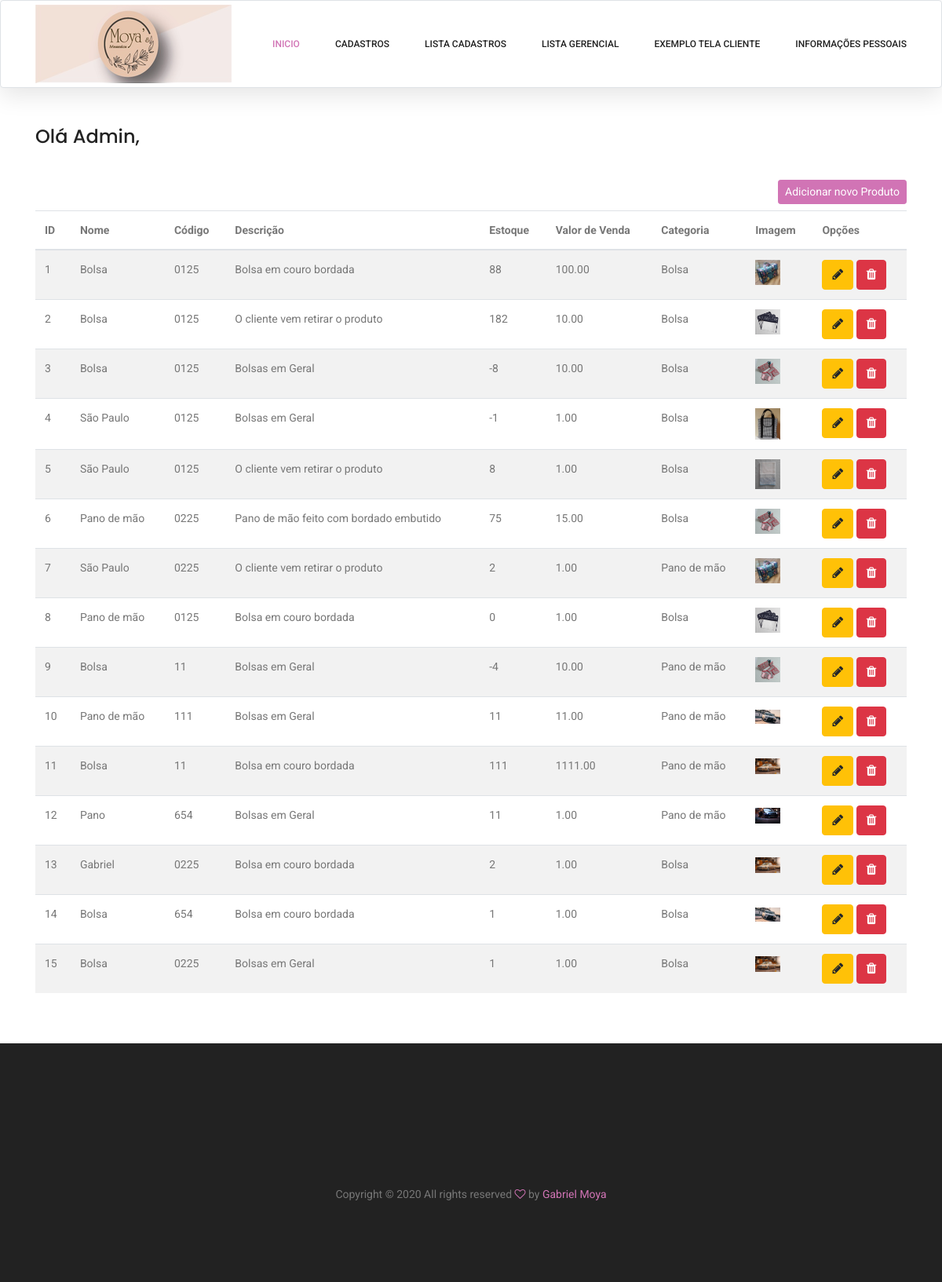
The app's page /adm/listar/produtos/ (signed in), older data.
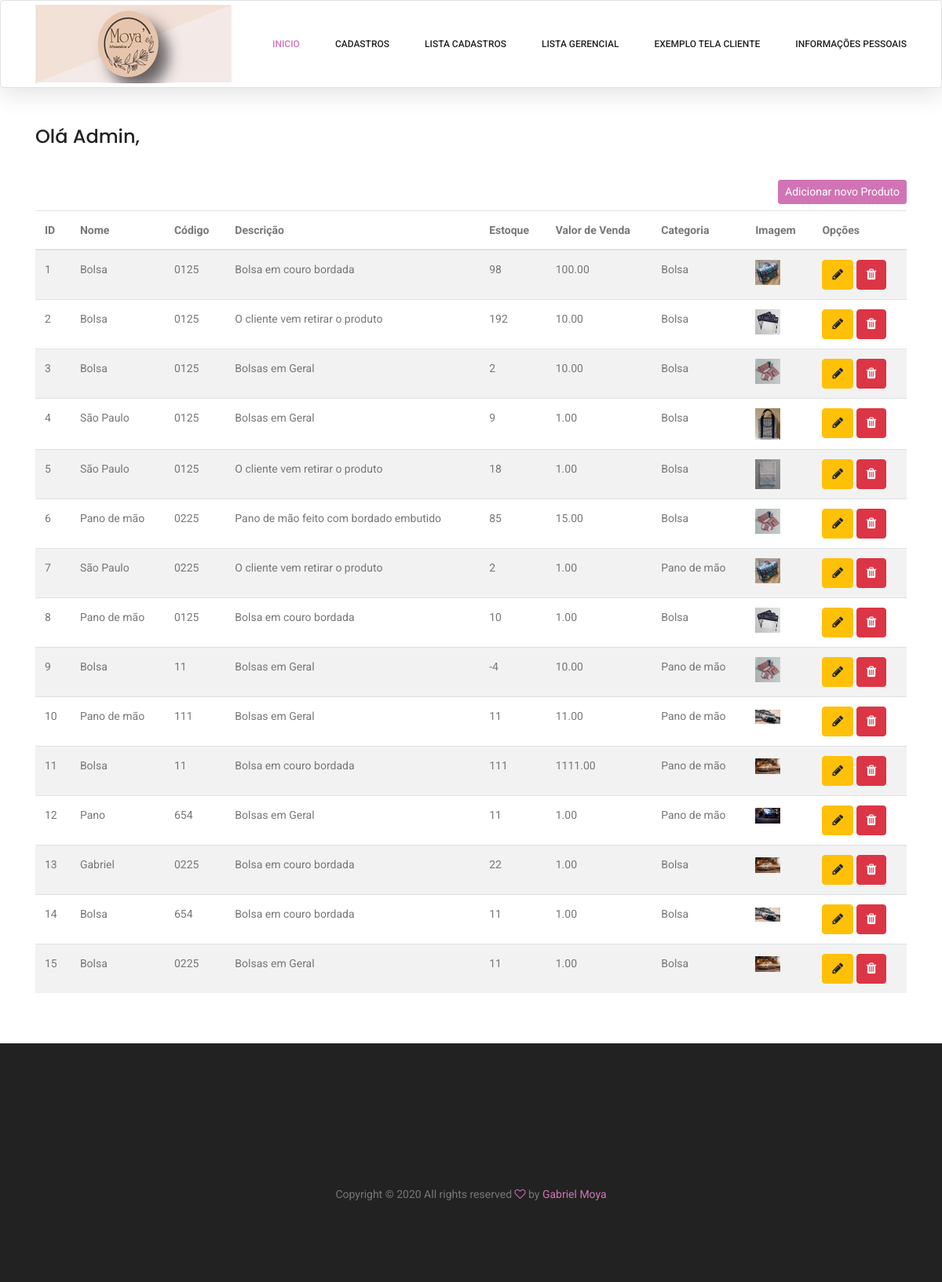
The same page, newer data.
### cadastros/models.py (models this page shows, shortened)
class Produto(models.Model):
    codigo = models.CharField(max_length=100)
    nome = models.CharField(max_length=100)
    descricao = models.CharField(max_length=100)
    estoque = models.IntegerField()
    valorVenda = models.DecimalField(max_digits=50, decimal_places=2)
    imagem = models.ImageField(upload_to="imagens/%Y/%m/%d/", max_length=255, null=True, blank=True)
    categoria = models.ForeignKey(Categoria, on_delete=models.PROTECT)

class Categoria(models.Model):
    nome = models.CharField(max_length=100)
    descricao = models.CharField(max_length=100)

### cadastros/views.py (the view)
# urls.py: path('adm/listar/produtos/', ProdutoList.as_view(), name="listar-produtos"),
class ProdutoList(GroupRequiredMixin, LoginRequiredMixin, ListView):
    model = Produto
    template_name = 'cadastros/listar_produtos.html'
    login_url = reverse_lazy('login')
    group_required = u"Administrador"
    def get_context_data(self, *args, **kwargs):
        context = super().get_context_data(*args, **kwargs)
        produtos = Produto.objects.all().reverse()
        context['produtos'] = produtos
        return context

### cadastros/templates/cadastros/listar_produtos.html (shortened to what this page needs)
{% extends 'cadastros/formulario.html' %}
{% load crispy_forms_tags %}
{% load static %}
{% block conteudo %}
<div class="container mt-5 py-5">
    <div class="row pt-5 mt-3">
        <div class="col-lg">
            {% if request.user.groups.all.0.name == "Administrador" %}
            <h3>Olá Admin,</h3><br>
            {% else %}
            <h3>Olá Funcionário,</h3><br>
            {% endif %}
            <div class="text-right py-2">
                <a href="{% url 'cadastrar-produto' %}" class="btn btn-primary btn-sm">Adicionar novo Produto</a>
            </div>
            <table class="table table-striped" id="tabela-listar">
                <thead>
                    <tr>
                        <th>ID</th>
                        <th>Nome</th>
                        <th>Código</th>
                        <th>Descrição</th>
                        <th>Estoque</th>
                        <th>Valor de Venda</th>
                        <th>Categoria</th>
                        <th>Imagem</th>
                        <th>Opções</th>
                    </tr>
                </thead>
                <tbody>
                    {% for produto in produtos %}
                    <tr>
                        <td>{{produto.pk}}</td>
                        <td>{{produto.nome}}</td>
                        <td>{{produto.codigo}}</td>
                        <td>{{produto.descricao}}</td>
                        <td>{{produto.estoque}}</td>
                        <td>{{produto.valorVenda}}</td>
                        <td>{{produto.categoria.nome}}</td>
                        <td>
                        {% if produto.imagem %}
                        <img src="{{ produto.imagem.url }}" width="32" />
                        {%endif%}
                        </td>
                        <td>
                            <a href="{% url 'atualizar-produto' produto.pk %}" class="btn btn-warning"  title="Editar">
                                <i class="fa fa-pencil" aria-hidden="true"></i>
                            </a>
                            <a href="{% url 'deletar-produto' produto.pk %}" class="btn btn-danger"  title="Excluir">
                                <i class="fa fa-trash" aria-hidden="true"></i>
                            </a>
                        </td>
                    </tr>
                    {% empty %}
                    <tr>
                        <td colspan="3">Nenhum produto cadastrado!</td>
                    </tr>
                    {% endfor %}
                </tbody>
            </table>
        </div>
    </div>
</div>
{% endblock %}
{%block styles%}
<link rel="stylesheet" type="text/css" href="https://cdn.datatables.net/v/bs4/dt-1.10.20/datatables.min.css" />
{%endblock%}

### cadastros/templates/cadastros/formulario.html (shortened to what this page needs)
{% load static %}
<!DOCTYPE html>
<html lang="zxx" class="no-js">
<head>
    <link rel="stylesheet" href="{% static 'karma/css/linearicons.css' %}">
    <link rel="stylesheet" href="{% static 'karma/css/font-awesome.min.css' %}">
    <link rel="stylesheet" href="{% static 'karma/css/themify-icons.css' %}">
    <link rel="stylesheet" href="{% static 'karma/css/bootstrap.css' %}">
    <link rel="stylesheet" href="{% static 'karma/css/owl.carousel.css' %}">
    <link rel="stylesheet" href="{% static 'karma/css/nice-select.css' %}">
    <link rel="stylesheet" href="{% static 'karma/css/nouislider.min.css' %}">
    <link rel="stylesheet" href="{% static 'karma/css/ion.rangeSlider.css' %}" />
    <link rel="stylesheet" href="{% static 'karma/css/ion.rangeSlider.skinFlat.css' %}"/>
    <link rel="stylesheet" href="{% static 'karma/css/magnific-popup.css' %}">
    <link rel="stylesheet" href="{% static 'karma/css/main.css' %}">
    {%block styles%}
    {%endblock%}
</head>
<body>
    {% block menu%}
    <header class="header_area sticky-header">
        <div class="main_menu">
            <nav class="navbar navbar-expand-lg navbar-light main_box border rounded">
              <div class="container">
                <a class="navbar-brand logo_h" href="{% url 'cadastrar-index' %}"><img src="{% static 'img/logo.png' %}" alt=""></a>
                <div class="collapse navbar-collapse offset" id="navbarSupportedContent">
                    <ul class="nav navbar-nav menu_nav ml-auto">
                        <li class="nav-item active">
                            <a class="nav-link" href="/adm">Inicio</a>
                        </li>
                        <li class="nav-item dropdown">
                            <a class="nav-link dropdown-toggle" href="#" id="navbarDropdown" role="button" data-toggle="dropdown"
                                aria-haspopup="true" aria-expanded="false">
                                Cadastros
                            </a>
                                </li>
                            </ul>
                        <li class="nav-item dropdown">
                            <a class="nav-link dropdown-toggle" href="#" id="navbarDropdown" role="button" data-toggle="dropdown"
                                aria-haspopup="true" aria-expanded="false">
                                Lista Cadastros
                            </a>
                        </li>
                        <li class="nav-item dropdown">
                            <a class="nav-link dropdown-toggle" href="#" id="navbarDropdown" role="button" data-toggle="dropdown"
                                aria-haspopup="true" aria-expanded="false">
                                Lista Gerencial
                            </a>
                        </li>
                        <li class="nav-item">
                            <a class="nav-link" href="{% url 'exemplo-cliente'%}">Exemplo Tela Cliente</a>
                        </li>
                        <li class="nav-item dropdown">
                            <a class="nav-link dropdown-toggle" href="#" id="navbarDropdown" role="button" data-toggle="dropdown"
                                aria-haspopup="true" aria-expanded="false">
                                Informações Pessoais
                            </a>
                        </li>
                </div>
              </div>
            </nav>
        </div>
    </header>
    {%endblock%}
    {%block conteudo%}{%endblock%}
    {%block rodape%}
    <footer class="footer-area section_gap">
        <div class="container">
            <div class="footer-bottom d-flex justify-content-center align-items-center flex-wrap">
                <p class="footer-text m-0">
                    Copyright &copy;
                    <script>document.write(new Date().getFullYear());</script> All rights reserved  <i class="fa fa-heart-o" aria-hidden="true"></i> by <a href="https://github.com/GabrielMoyaIFPR"
                        target="_blank">Gabriel Moya</a>
                </p>
            </div>
        </div>
    </footer>
    {%endblock%}
</body>
</html>

Row changes from the older to the newer data that the page shows:
changed Produto id 1: estoque "88" → "98"
changed Produto id 2: estoque "182" → "192"
changed Produto id 3: estoque "-8" → "2"
changed Produto id 4: estoque "-1" → "9"
changed Produto id 5: estoque "8" → "18"
changed Produto "Pano de mão feito com bordado embutido": estoque "75" → "85"
changed Produto id 8: estoque "0" → "10"
changed Produto "Gabriel": estoque "2" → "22"
changed Produto id 14: estoque "1" → "11"
changed Produto id 15: estoque "1" → "11"
